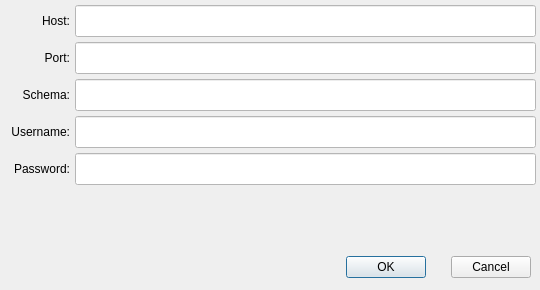
<?xml version="1.0" encoding="UTF-8"?>
<ui version="4.0">
 <author>Grant Pearson</author>
 <class>Dialog</class>
 <widget class="QDialog" name="Dialog">
  <property name="windowModality">
   <enum>Qt::WindowModality::ApplicationModal</enum>
  </property>
  <property name="geometry">
   <rect>
    <x>0</x>
    <y>0</y>
    <width>540</width>
    <height>290</height>
   </rect>
  </property>
  <property name="sizePolicy">
   <sizepolicy hsizetype="Fixed" vsizetype="Fixed">
    <horstretch>0</horstretch>
    <verstretch>0</verstretch>
   </sizepolicy>
  </property>
  <property name="minimumSize">
   <size>
    <width>540</width>
    <height>290</height>
   </size>
  </property>
  <property name="maximumSize">
   <size>
    <width>540</width>
    <height>290</height>
   </size>
  </property>
  <property name="baseSize">
   <size>
    <width>540</width>
    <height>290</height>
   </size>
  </property>
  <property name="windowTitle">
   <string>LINZ Schema Login</string>
  </property>
  <widget class="QWidget" name="formLayoutWidget">
   <property name="geometry">
    <rect>
     <x>0</x>
     <y>0</y>
     <width>541</width>
     <height>278</height>
    </rect>
   </property>
   <layout class="QFormLayout" name="formLayout">
    <property name="sizeConstraint">
     <enum>QLayout::SizeConstraint::SetMinAndMaxSize</enum>
    </property>
    <property name="horizontalSpacing">
     <number>5</number>
    </property>
    <property name="verticalSpacing">
     <number>5</number>
    </property>
    <property name="leftMargin">
     <number>5</number>
    </property>
    <property name="topMargin">
     <number>5</number>
    </property>
    <property name="rightMargin">
     <number>5</number>
    </property>
    <property name="bottomMargin">
     <number>0</number>
    </property>
    <item row="0" column="0">
     <widget class="QLabel" name="hostLabel">
      <property name="sizePolicy">
       <sizepolicy hsizetype="Fixed" vsizetype="Fixed">
        <horstretch>0</horstretch>
        <verstretch>0</verstretch>
       </sizepolicy>
      </property>
      <property name="minimumSize">
       <size>
        <width>65</width>
        <height>32</height>
       </size>
      </property>
      <property name="maximumSize">
       <size>
        <width>65</width>
        <height>32</height>
       </size>
      </property>
      <property name="text">
       <string>Host:</string>
      </property>
      <property name="alignment">
       <set>Qt::AlignmentFlag::AlignRight|Qt::AlignmentFlag::AlignTrailing|Qt::AlignmentFlag::AlignVCenter</set>
      </property>
     </widget>
    </item>
    <item row="0" column="1">
     <widget class="QLineEdit" name="hostField">
      <property name="minimumSize">
       <size>
        <width>0</width>
        <height>32</height>
       </size>
      </property>
      <property name="maximumSize">
       <size>
        <width>16777215</width>
        <height>32</height>
       </size>
      </property>
      <property name="styleSheet">
       <string notr="true">background-color: rgb(255, 255, 255);
color: rgb(0, 0, 0);</string>
      </property>
     </widget>
    </item>
    <item row="1" column="0">
     <widget class="QLabel" name="portLabel">
      <property name="minimumSize">
       <size>
        <width>65</width>
        <height>32</height>
       </size>
      </property>
      <property name="maximumSize">
       <size>
        <width>65</width>
        <height>32</height>
       </size>
      </property>
      <property name="text">
       <string>Port:</string>
      </property>
      <property name="alignment">
       <set>Qt::AlignmentFlag::AlignRight|Qt::AlignmentFlag::AlignTrailing|Qt::AlignmentFlag::AlignVCenter</set>
      </property>
     </widget>
    </item>
    <item row="1" column="1">
     <widget class="QLineEdit" name="portField">
      <property name="minimumSize">
       <size>
        <width>0</width>
        <height>32</height>
       </size>
      </property>
      <property name="maximumSize">
       <size>
        <width>16777215</width>
        <height>32</height>
       </size>
      </property>
      <property name="styleSheet">
       <string notr="true">background-color: rgb(255, 255, 255);
color: rgb(0, 0, 0);</string>
      </property>
     </widget>
    </item>
    <item row="2" column="0">
     <widget class="QLabel" name="schemaLabel">
      <property name="minimumSize">
       <size>
        <width>65</width>
        <height>32</height>
       </size>
      </property>
      <property name="maximumSize">
       <size>
        <width>16777215</width>
        <height>32</height>
       </size>
      </property>
      <property name="text">
       <string>Schema:</string>
      </property>
      <property name="alignment">
       <set>Qt::AlignmentFlag::AlignRight|Qt::AlignmentFlag::AlignTrailing|Qt::AlignmentFlag::AlignVCenter</set>
      </property>
     </widget>
    </item>
    <item row="2" column="1">
     <widget class="QLineEdit" name="schemaField">
      <property name="minimumSize">
       <size>
        <width>0</width>
        <height>32</height>
       </size>
      </property>
      <property name="maximumSize">
       <size>
        <width>16777215</width>
        <height>32</height>
       </size>
      </property>
      <property name="styleSheet">
       <string notr="true">background-color: rgb(255, 255, 255);
color: rgb(0, 0, 0);</string>
      </property>
     </widget>
    </item>
    <item row="3" column="0">
     <widget class="QLabel" name="usernameLabel">
      <property name="minimumSize">
       <size>
        <width>65</width>
        <height>32</height>
       </size>
      </property>
      <property name="maximumSize">
       <size>
        <width>16777215</width>
        <height>32</height>
       </size>
      </property>
      <property name="text">
       <string>Username:</string>
      </property>
      <property name="alignment">
       <set>Qt::AlignmentFlag::AlignRight|Qt::AlignmentFlag::AlignTrailing|Qt::AlignmentFlag::AlignVCenter</set>
      </property>
     </widget>
    </item>
    <item row="3" column="1">
     <widget class="QLineEdit" name="usernameField">
      <property name="minimumSize">
       <size>
        <width>0</width>
        <height>32</height>
       </size>
      </property>
      <property name="maximumSize">
       <size>
        <width>16777215</width>
        <height>32</height>
       </size>
      </property>
      <property name="styleSheet">
       <string notr="true">background-color: rgb(255, 255, 255);
color: rgb(0, 0, 0);</string>
      </property>
     </widget>
    </item>
    <item row="4" column="0">
     <widget class="QLabel" name="passwordLabel">
      <property name="sizePolicy">
       <sizepolicy hsizetype="Expanding" vsizetype="Fixed">
        <horstretch>1</horstretch>
        <verstretch>0</verstretch>
       </sizepolicy>
      </property>
      <property name="minimumSize">
       <size>
        <width>65</width>
        <height>32</height>
       </size>
      </property>
      <property name="maximumSize">
       <size>
        <width>65</width>
        <height>32</height>
       </size>
      </property>
      <property name="text">
       <string>Password:</string>
      </property>
      <property name="alignment">
       <set>Qt::AlignmentFlag::AlignRight|Qt::AlignmentFlag::AlignTrailing|Qt::AlignmentFlag::AlignVCenter</set>
      </property>
     </widget>
    </item>
    <item row="4" column="1">
     <widget class="QLineEdit" name="passwordField">
      <property name="minimumSize">
       <size>
        <width>0</width>
        <height>32</height>
       </size>
      </property>
      <property name="maximumSize">
       <size>
        <width>16777215</width>
        <height>32</height>
       </size>
      </property>
      <property name="styleSheet">
       <string notr="true">background-color: rgb(255, 255, 255);
color: rgb(0, 0, 0);</string>
      </property>
      <property name="echoMode">
       <enum>QLineEdit::EchoMode::Password</enum>
      </property>
     </widget>
    </item>
    <item row="5" column="1">
     <layout class="QGridLayout" name="gridLayout_3">
      <property name="leftMargin">
       <number>5</number>
      </property>
      <property name="topMargin">
       <number>0</number>
      </property>
      <property name="rightMargin">
       <number>5</number>
      </property>
      <property name="bottomMargin">
       <number>0</number>
      </property>
      <property name="horizontalSpacing">
       <number>5</number>
      </property>
      <property name="verticalSpacing">
       <number>0</number>
      </property>
      <item row="1" column="3">
       <widget class="QPushButton" name="cancelButton">
        <property name="sizePolicy">
         <sizepolicy hsizetype="Preferred" vsizetype="Preferred">
          <horstretch>0</horstretch>
          <verstretch>0</verstretch>
         </sizepolicy>
        </property>
        <property name="minimumSize">
         <size>
          <width>0</width>
          <height>0</height>
         </size>
        </property>
        <property name="maximumSize">
         <size>
          <width>16777215</width>
          <height>16777215</height>
         </size>
        </property>
        <property name="text">
         <string>Cancel</string>
        </property>
        <property name="autoDefault">
         <bool>false</bool>
        </property>
       </widget>
      </item>
      <item row="0" column="2">
       <spacer name="verticalSpacer">
        <property name="orientation">
         <enum>Qt::Orientation::Vertical</enum>
        </property>
        <property name="sizeHint" stdset="0">
         <size>
          <width>20</width>
          <height>40</height>
         </size>
        </property>
       </spacer>
      </item>
      <item row="1" column="0">
       <spacer name="horizontalSpacer">
        <property name="orientation">
         <enum>Qt::Orientation::Horizontal</enum>
        </property>
        <property name="sizeHint" stdset="0">
         <size>
          <width>20</width>
          <height>20</height>
         </size>
        </property>
       </spacer>
      </item>
      <item row="1" column="1">
       <widget class="QPushButton" name="okButton">
        <property name="sizePolicy">
         <sizepolicy hsizetype="Preferred" vsizetype="Preferred">
          <horstretch>0</horstretch>
          <verstretch>0</verstretch>
         </sizepolicy>
        </property>
        <property name="minimumSize">
         <size>
          <width>0</width>
          <height>0</height>
         </size>
        </property>
        <property name="maximumSize">
         <size>
          <width>16777215</width>
          <height>16777215</height>
         </size>
        </property>
        <property name="baseSize">
         <size>
          <width>0</width>
          <height>0</height>
         </size>
        </property>
        <property name="text">
         <string>OK</string>
        </property>
        <property name="autoDefault">
         <bool>false</bool>
        </property>
        <property name="default">
         <bool>true</bool>
        </property>
        <property name="flat">
         <bool>false</bool>
        </property>
       </widget>
      </item>
     </layout>
    </item>
   </layout>
  </widget>
 </widget>
 <resources/>
 <connections/>
</ui>
